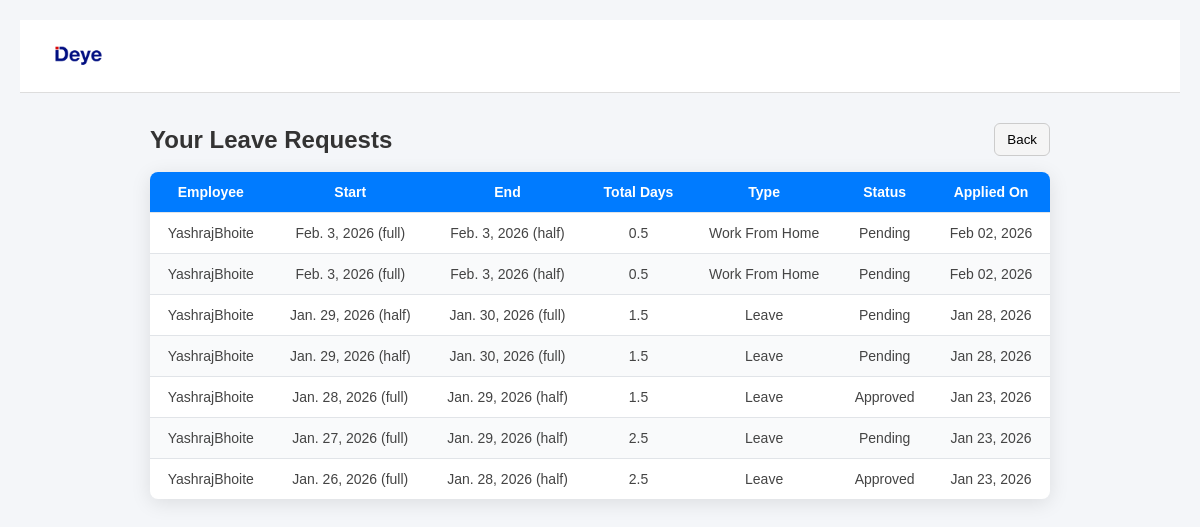
The app's page /leave/status/ (signed in), older data.
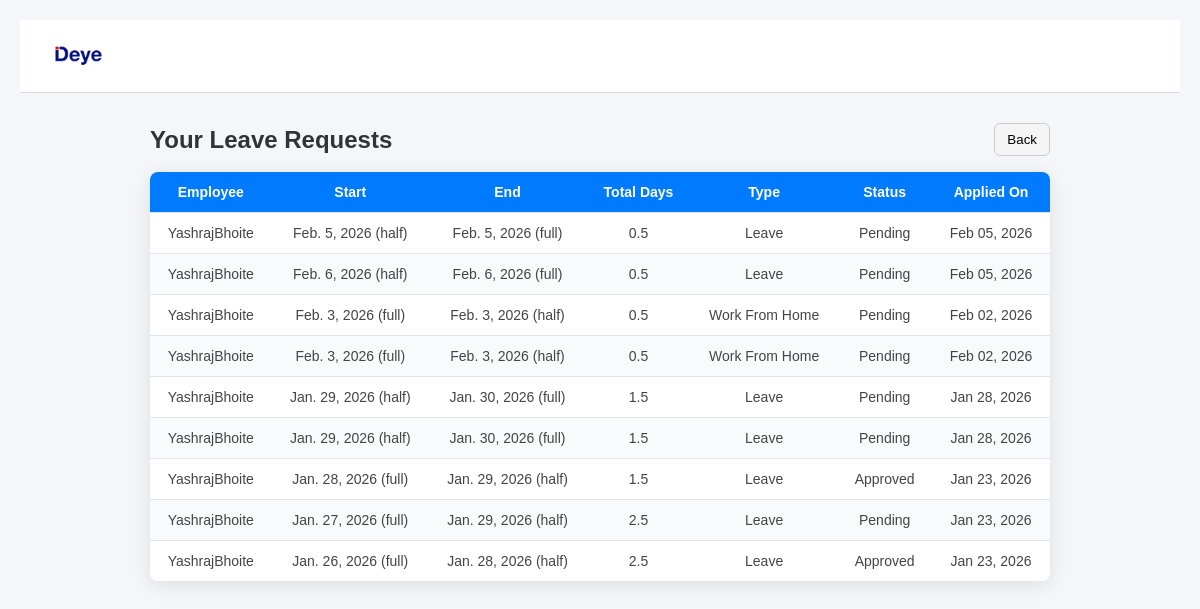
The same page, newer data.
### forms/models.py (models this page shows, shortened)
class LeaveRequest(models.Model):
    LEAVE_STATUS_CHOICES = [
        ('pending', 'Pending'),
        ('approved', 'Approved'),
        ('rejected', 'Rejected'),
    ]
    LEAVE_TYPE_CHOICES = [
        ('leave', 'Leave'),
        ('wfh', 'Work From Home'),
    ]
    DAY_PORTION_CHOICES = [
        ('full', 'Full Day'),
        ('half', 'Half Day'),
    ]
    user = models.ForeignKey(User, on_delete=models.CASCADE)
    leave_type = models.CharField(max_length=20, choices=LEAVE_TYPE_CHOICES)
    start_date = models.DateField()
    end_date = models.DateField()
    start_breakdown = models.CharField(max_length=10, choices=DAY_PORTION_CHOICES, default='full')
    end_breakdown = models.CharField(max_length=10, choices=DAY_PORTION_CHOICES, default='full')
    reason = models.TextField(blank=True)
    status = models.CharField(max_length=20, choices=LEAVE_STATUS_CHOICES, default='pending')
    total_days = models.FloatField(default=0.0)
    applied_at = models.DateTimeField(auto_now_add=True)
    status_changed_at = models.DateTimeField(blank=True, null=True)
    status_changed_by = models.ForeignKey(User, on_delete=models.SET_NULL, null=True, blank=True, related_name='updated_leaves')

### forms/views.py (the view)
# urls.py: path('leave/status/', views.leave_status, name='leave_status'),
@login_required
def leave_status(request):
    leaves = LeaveRequest.objects.filter(user=request.user).order_by('-id')
    return render(request, 'leave/leave_status.html', {'leaves': leaves})

### forms/templates/leave/leave_status.html (shortened to what this page needs)
<!DOCTYPE html>
<html lang="en">
<head>
    {% load static %}
</head>
<body>
    <div class="header">
        <div class="header-title">
            <a href="/">
                <img src="{% static 'admin/Images/logo-deye-300x225.webp' %}" alt="DEYE">
            </a>
        </div>
    </div>
    <div style="display:flex; justify-content:space-between; align-items:center; margin: 0 auto 16px; max-width: 900px;">
        <h2 style="margin:0;">Your Leave Requests</h2>
        <button type="button" onclick="history.back();" style="padding:8px 12px; border:1px solid #ccc; background:#f5f5f5; border-radius:6px; cursor:pointer;">Back</button>
    </div>
    <table>
        <thead>
            <tr>
                <th>Employee</th>
                <th>Start</th>
                <th>End</th>
                <th>Total Days</th>
                <th>Type</th>
                <th>Status</th>
                <th>Applied On</th>
            </tr>
        </thead>
        <tbody>
            {% for leave in leaves %}
            <tr>
                <td>{{ leave.user.get_username }}</td>
                <td>{{ leave.start_date }} ({{ leave.start_breakdown }})</td>
                <td>{{ leave.end_date }} ({{ leave.end_breakdown }})</td>
                <td>{{ leave.total_days }}</td>
                <td>{{ leave.get_leave_type_display }}</td>
                <td>{{ leave.status|title }}</td>
                <td>{{ leave.applied_at|date:"M d, Y" }}</td>
            </tr>
            {% empty %}
            <tr>
                <td colspan="7" class="no-data">No leave requests found</td>
            </tr>
            {% endfor %}
        </tbody>
    </table>
</body>
</html>

### forms/templates/leave/leave_status.html (style rules this page uses)
body { margin: 0; font-family: Arial, sans-serif; background: #f4f6f9; min-height: 100vh; padding: 20px; }
.header { display: flex; align-items: center; padding: 14px 32px; background-color: #fff; border-bottom: 1px solid #ddd; margin-bottom: 30px; }
.header-title img { height: 40px; object-fit: contain; }
h2 { text-align: center; color: #333; margin-bottom: 20px; font-weight: 600; }
table { width: 100%; max-width: 900px; margin: 0 auto; border-collapse: collapse; background: #fff; box-shadow: 0 4px 20px rgba(0,0,0,0.1); border-radius: 8px; overflow: hidden; }
th, td { padding: 12px 16px; text-align: center; border-bottom: 1px solid #e1e4e8; font-size: 14px; color: #444; }
th { background-color: #007bff; color: white; font-weight: 600; }
tr:last-child td { border-bottom: none; }
tr:nth-child(even) { background-color: #f9fafb; }
button { transition: background 0.2s ease, border-color 0.2s ease; }

Row changes from the older to the newer data that the page shows:
added LeaveRequest: user.get_username "YashrajBhoite", start_date "Feb. 5, 2026", start_breakdown "half", end_date "Feb. 5, 2026", end_breakdown "full", total_days "0.5", leave_type "Leave", status "Pending", applied_at "Feb 05, 2026"
added LeaveRequest: user.get_username "YashrajBhoite", start_date "Feb. 6, 2026", start_breakdown "half", end_date "Feb. 6, 2026", end_breakdown "full", total_days "0.5", leave_type "Leave", status "Pending", applied_at "Feb 05, 2026"
